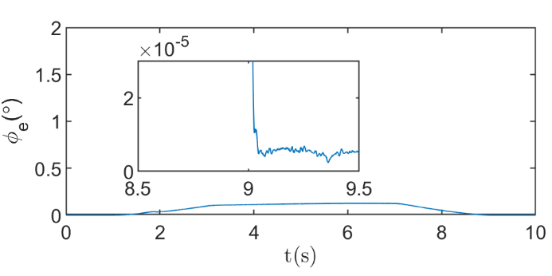
#> input picture 1.png, 552 x 276 px
$ jupyter execute --allow-errors Untitled.ipynb
#> lines starting #> are read from the running program, lines starting #| are printed output that depends on the picture
[cell 1]
import cv2

# 读取原始图像
image = cv2.imread('1.png')
#> image is the input picture: shape (276, 552, 3); mean B, G, R 249.1, 248.7, 248

# 使用插值方法放大图像
# 常用的插值方法：INTER_NEAREST（最近邻插值），INTER_LINEAR（线性插值），INTER_CUBIC（双三次插值），INTER_LANCZOS4（兰索思插值）
resized_image = cv2.resize(image, (1000, 1000), interpolation=cv2.INTER_CUBIC)
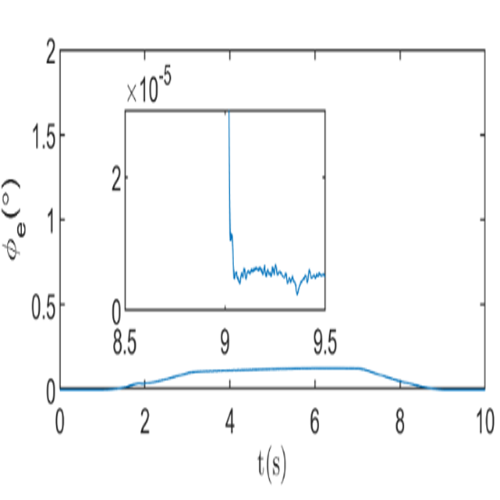
#> resized_image: shape (1000, 1000, 3) (shown at 1/2 size); mean B, G, R 248.9, 248.5, 247.8

# 保存处理后的图像
cv2.imwrite('1_1.png', resized_image)
#> Out = True

[cell 2]
import cv2
import numpy as np
from cv2 import dnn_superres

# 初始化超分辨率对象
sr = cv2.dnn_superres.DnnSuperResImpl_create()

# Load the model (e.g., EDSR_x4.pb)
model_path = "ESPCN_x4.pb"
#> (the rest of this cell did not finish here and is left out)

[cell 3]
if hasattr(cv2, 'dnn_superres'):
    print("cv2.dnn_superres is available.")
else:
    print("cv2.dnn_superres is not available.")

[cell 4]
# 步骤示例：去噪 -> CLAHE -> 锐化
img = cv2.imread('1.png')

# 去噪
denoised = cv2.fastNlMeansDenoisingColored(img, None, h=10, hColor=10)

# CLAHE增强对比度
img_yuv = cv2.cvtColor(denoised, cv2.COLOR_BGR2YUV)
#> img_yuv: shape (276, 552, 3); mean of channels 0, 1, 2 247.6, 128.1, 127.6
clahe = cv2.createCLAHE(clipLimit=2.0, tileGridSize=(8,8))
img_yuv[:,:,0] = clahe.apply(img_yuv[:,:,0])
#> img_yuv: shape (276, 552, 3); mean of channels 0, 1, 2 247, 128.1, 127.6
enhanced = cv2.cvtColor(img_yuv, cv2.COLOR_YUV2BGR)

# 锐化
sharp_kernel = np.array([[0, -1, 0],
                         [-1, 5, -1],
                         [0, -1, 0]])
final = cv2.filter2D(enhanced, -1, sharp_kernel)
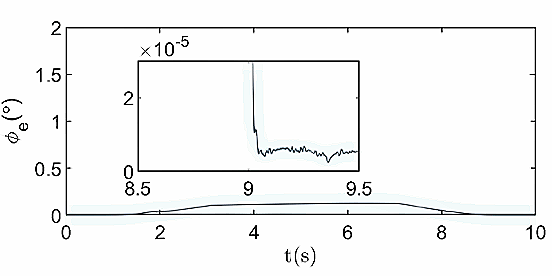
#> final: shape (276, 552, 3); mean B, G, R 245.3, 245.3, 244.8

cv2.imwrite('enhanced_image.png', final)
#> Out = True

[cell 5]
import cv2
import numpy as np
from PIL import Image

def enhance_image(input_path, output_path, target_size=(1200, 1200), dpi=350):
    # --- 步骤1: 读取原始图像 ---
#> called with input_path = '1.png', output_path = '1_1.png', target_size = (2000, 2000), dpi = 500
    img = cv2.imread(input_path)

    # --- 步骤2: 调整分辨率至目标尺寸（保持宽高比） ---
    h, w = img.shape[:2]
#> h = 276; w = 552

    # 计算缩放比例，避免拉伸变形
    scale = max(target_size[0]/w, target_size[1]/h)
#> scale = 7.25
    new_size = (int(w*scale), int(h*scale))
#> new_size = (4000, 2000)

    # 使用双三次插值保持质量
    resized = cv2.resize(img, new_size, interpolation=cv2.INTER_CUBIC)
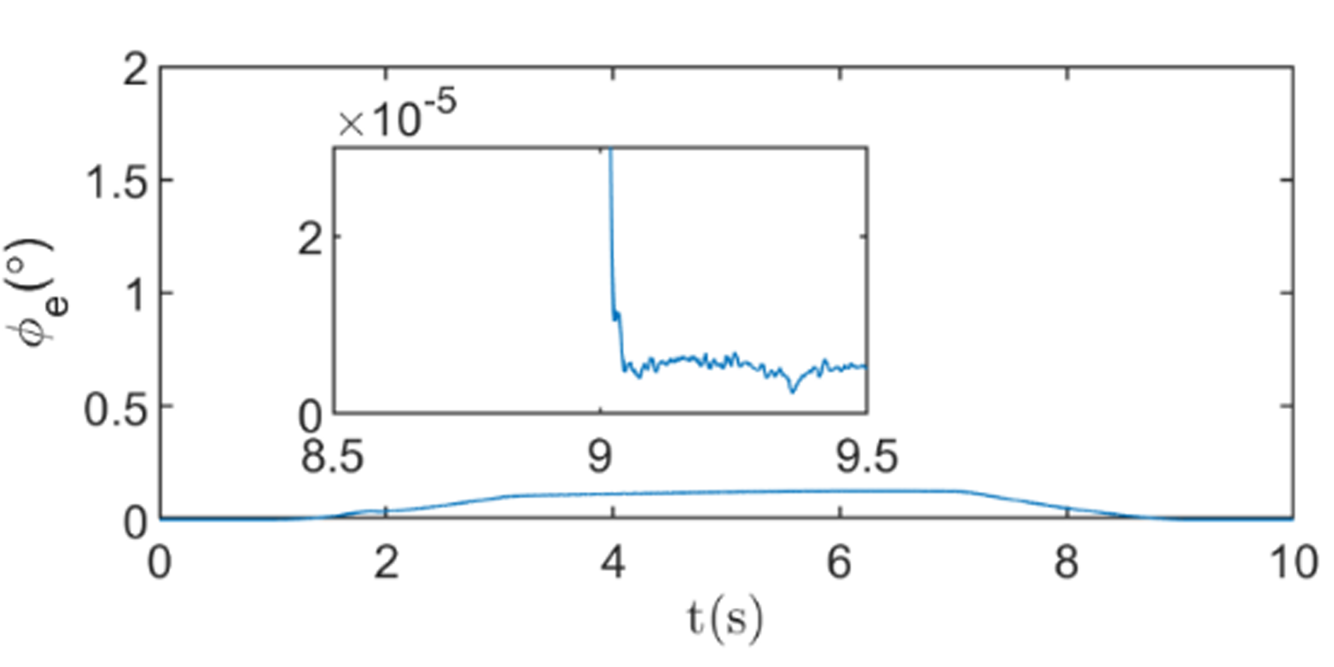
#> resized: shape (2000, 4000, 3) (shown at 1/3 size); mean B, G, R 248.9, 248.5, 247.8

    # --- 步骤3: 图像增强处理 ---
    # 去噪
    denoised = cv2.fastNlMeansDenoisingColored(resized, None, h=7, hColor=7)
#> denoised: shape (2000, 4000, 3)

    # CLAHE增强对比度
    img_yuv = cv2.cvtColor(denoised, cv2.COLOR_BGR2YUV)
#> img_yuv: shape (2000, 4000, 3); mean of channels 0, 1, 2 247.5, 128.3, 127.6
    clahe = cv2.createCLAHE(clipLimit=2.0, tileGridSize=(8,8))
    img_yuv[:,:,0] = clahe.apply(img_yuv[:,:,0])
#> img_yuv: shape (2000, 4000, 3); mean of channels 0, 1, 2 247, 128.3, 127.6
    enhanced = cv2.cvtColor(img_yuv, cv2.COLOR_YUV2BGR)
#> enhanced: shape (2000, 4000, 3)

    # 锐化
    kernel = np.array([[0, -1, 0],
                       [-1, 5, -1],
                       [0, -1, 0]])
    sharpened = cv2.filter2D(enhanced, -1, kernel)

    # --- 步骤4: 保存高DPI图像 ---
    # 转换颜色空间（OpenCV使用BGR，PIL使用RGB）
    sharpened_rgb = cv2.cvtColor(sharpened, cv2.COLOR_BGR2RGB)
    pil_img = Image.fromarray(sharpened_rgb)

    # 设置DPI元数据（关键步骤）
    pil_img.save(output_path, dpi=(dpi, dpi), format='PNG', quality=100)

# 使用示例
enhance_image(
    input_path="1.png",
    output_path="1_1.png",
    target_size=(2000, 2000),  # 最小目标尺寸
    dpi=500
)

$ run again, with 2.png copied over 1.png
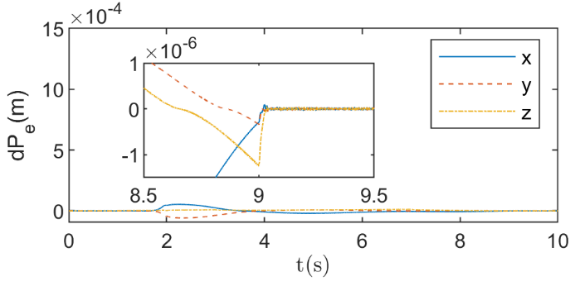
#> input picture 2.png, 575 x 286 px
#> image is the input picture: shape (286, 575, 3); mean B, G, R 246.3, 246.9, 247
#> `resized_image = cv2.resize(image, (1000, 1000), interpolation=cv2.INTE..`:
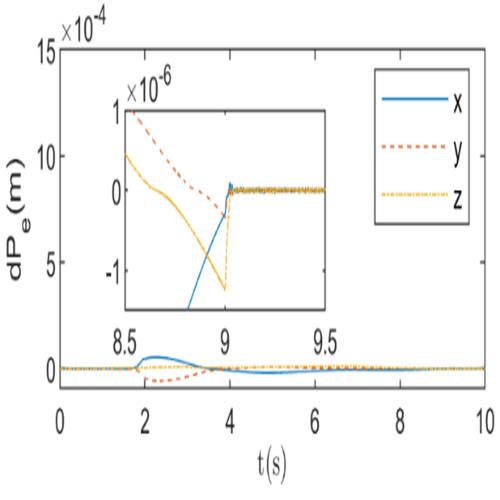
#> resized_image: shape (1000, 1000, 3) (shown at 1/2 size); mean B, G, R 246.1, 246.7, 246.8
#> `cv2.imwrite('1_1.png', resized_image)`: Out = True
#> in enhance_image, `resized = cv2.resize(img, new_size, interpolation=cv2.INTER_CUBIC)`:
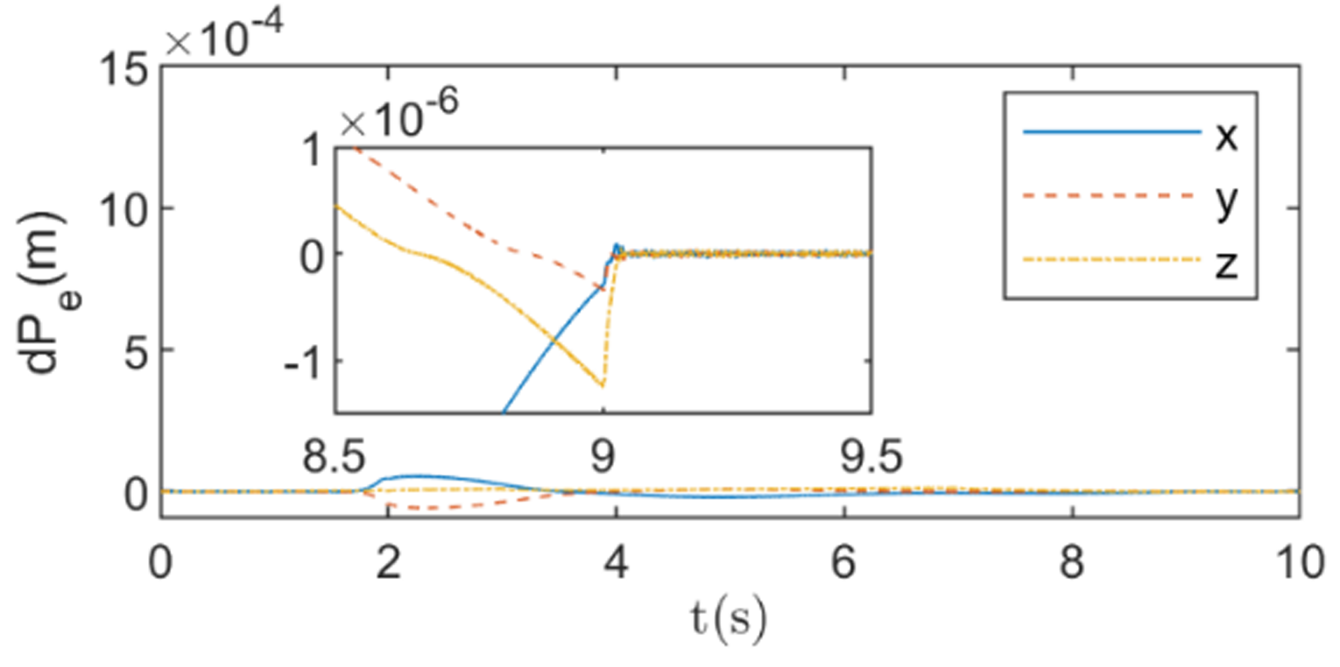
#> resized: shape (2000, 4020, 3) (shown at 1/3 size); mean B, G, R 246.1, 246.7, 246.8

$ run again, with 3.png copied over 1.png
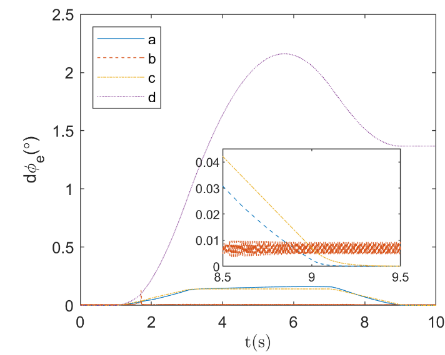
#> input picture 3.png, 445 x 355 px
#> image is the input picture: shape (355, 445, 3); mean B, G, R 248, 248.6, 250
#> `resized_image = cv2.resize(image, (1000, 1000), interpolation=cv2.INTE..`:
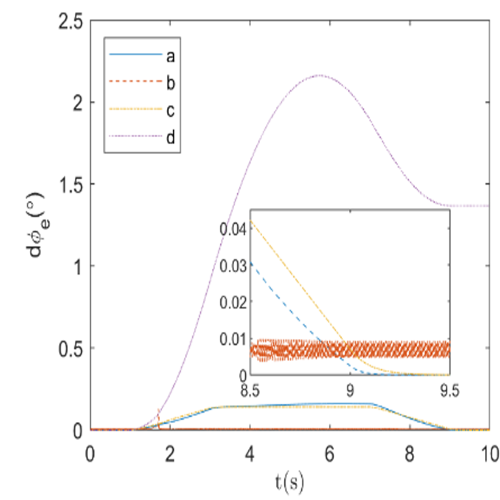
#> resized_image: shape (1000, 1000, 3) (shown at 1/2 size); mean B, G, R 247.7, 248.3, 249.8
#> `cv2.imwrite('1_1.png', resized_image)`: Out = True
#> in enhance_image, `resized = cv2.resize(img, new_size, interpolation=cv2.INTER_CUBIC)`:
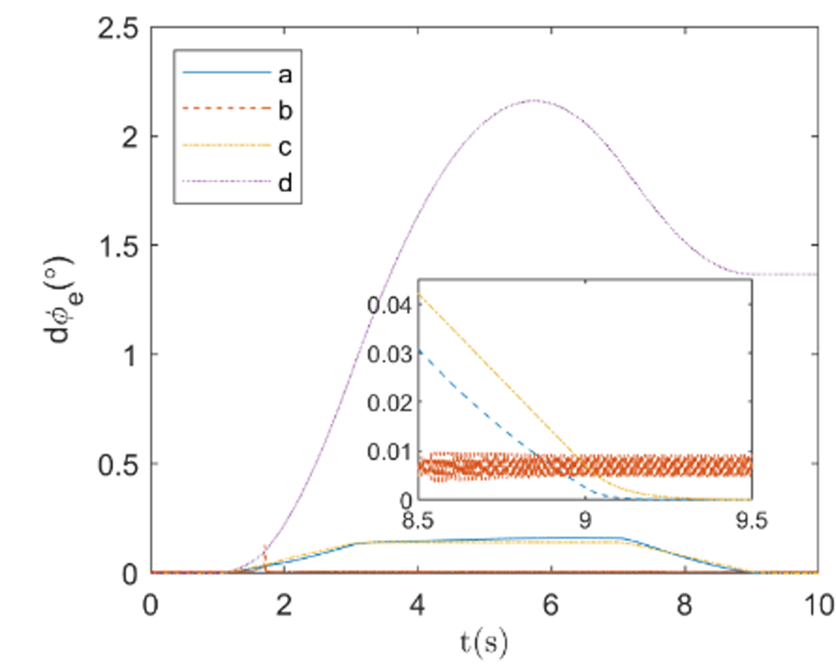
#> resized: shape (1999, 2507, 3) (shown at 1/3 size); mean B, G, R 247.7, 248.3, 249.8

$ run again, with 4.png copied over 1.png
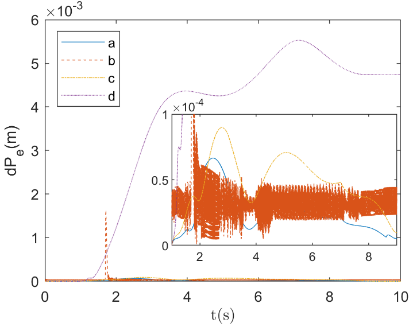
#> input picture 4.png, 409 x 327 px
#> image is the input picture: shape (327, 409, 3); mean B, G, R 235.5, 239.3, 247.8
#> `resized_image = cv2.resize(image, (1000, 1000), interpolation=cv2.INTE..`:
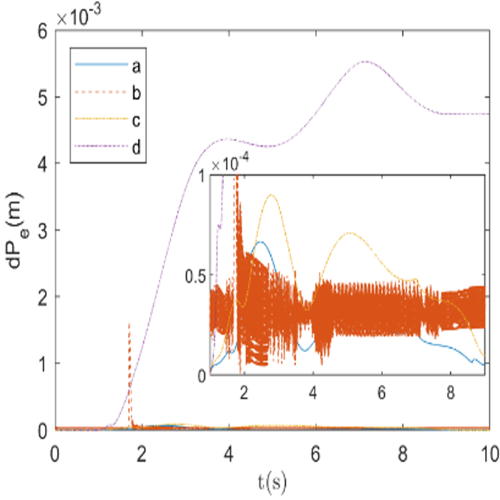
#> resized_image: shape (1000, 1000, 3) (shown at 1/2 size); mean B, G, R 235.2, 238.9, 247.5
#> `cv2.imwrite('1_1.png', resized_image)`: Out = True
#> in enhance_image, `enhanced = cv2.cvtColor(img_yuv, cv2.COLOR_YUV2BGR)`:
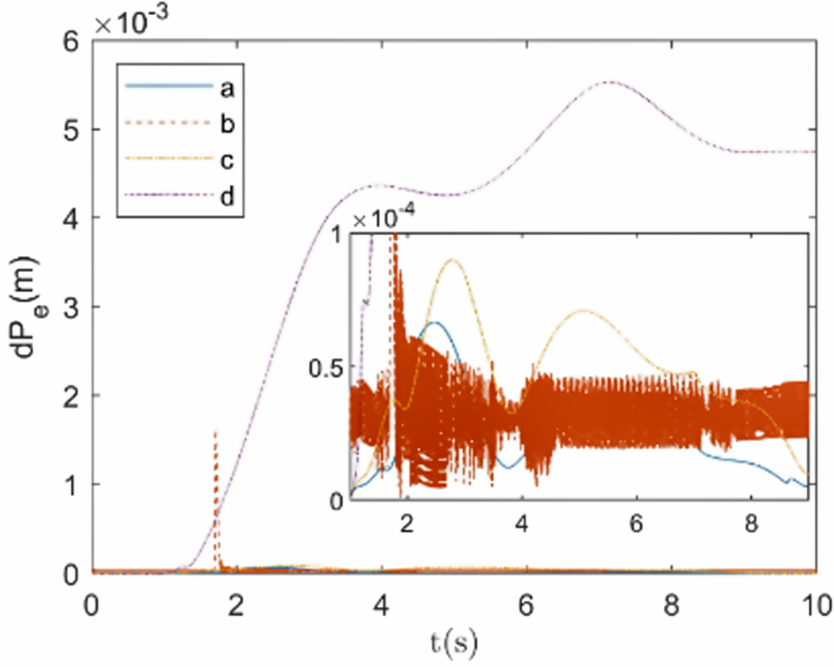
#> enhanced: shape (2000, 2501, 3) (shown at 1/3 size); mean B, G, R 232.1, 235.7, 244.2
